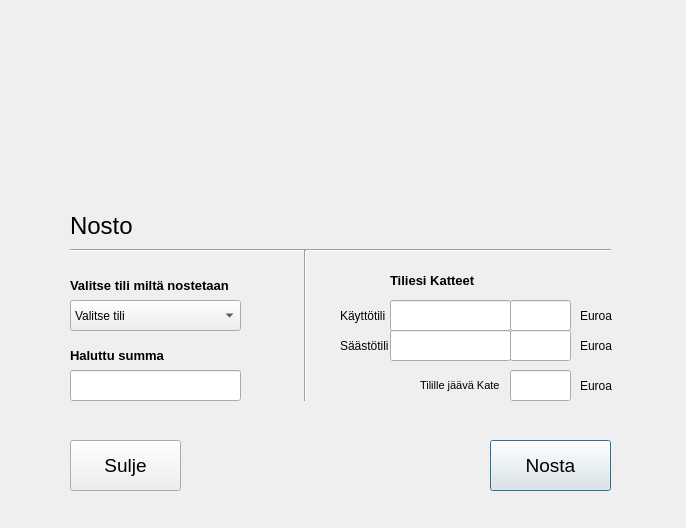
<?xml version="1.0" encoding="UTF-8"?>
<ui version="4.0">
 <class>DialogUI</class>
 <widget class="QDialog" name="DialogUI">
  <property name="geometry">
   <rect>
    <x>0</x>
    <y>0</y>
    <width>686</width>
    <height>528</height>
   </rect>
  </property>
  <property name="windowTitle">
   <string>Dialog</string>
  </property>
  <widget class="QLineEdit" name="lineEditVAlitseSUmma">
   <property name="geometry">
    <rect>
     <x>70</x>
     <y>370</y>
     <width>171</width>
     <height>31</height>
    </rect>
   </property>
   <property name="font">
    <font>
     <pointsize>14</pointsize>
    </font>
   </property>
  </widget>
  <widget class="QLabel" name="labelUUSIKATE">
   <property name="geometry">
    <rect>
     <x>420</x>
     <y>370</y>
     <width>91</width>
     <height>31</height>
    </rect>
   </property>
   <property name="font">
    <font>
     <pointsize>8</pointsize>
    </font>
   </property>
   <property name="text">
    <string>Tilille jäävä Kate</string>
   </property>
  </widget>
  <widget class="QPushButton" name="NAPPIJOU">
   <property name="geometry">
    <rect>
     <x>490</x>
     <y>440</y>
     <width>121</width>
     <height>51</height>
    </rect>
   </property>
   <property name="font">
    <font>
     <pointsize>14</pointsize>
    </font>
   </property>
   <property name="text">
    <string>Nosta</string>
   </property>
  </widget>
  <widget class="QLabel" name="labelHALUTTUSUMMA">
   <property name="geometry">
    <rect>
     <x>70</x>
     <y>340</y>
     <width>161</width>
     <height>31</height>
    </rect>
   </property>
   <property name="font">
    <font>
     <pointsize>10</pointsize>
     <weight>75</weight>
     <bold>true</bold>
    </font>
   </property>
   <property name="text">
    <string>Haluttu summa</string>
   </property>
  </widget>
  <widget class="QLabel" name="label_2TILILTA">
   <property name="geometry">
    <rect>
     <x>70</x>
     <y>270</y>
     <width>211</width>
     <height>31</height>
    </rect>
   </property>
   <property name="font">
    <font>
     <pointsize>10</pointsize>
     <weight>75</weight>
     <bold>true</bold>
    </font>
   </property>
   <property name="text">
    <string>Valitse tili miltä nostetaan</string>
   </property>
  </widget>
  <widget class="QLineEdit" name="lineEditKATE">
   <property name="geometry">
    <rect>
     <x>510</x>
     <y>300</y>
     <width>61</width>
     <height>31</height>
    </rect>
   </property>
   <property name="frame">
    <bool>true</bool>
   </property>
  </widget>
  <widget class="QLineEdit" name="lineEditUusiKate">
   <property name="geometry">
    <rect>
     <x>510</x>
     <y>370</y>
     <width>61</width>
     <height>31</height>
    </rect>
   </property>
  </widget>
  <widget class="QLabel" name="labelOTSIKKO">
   <property name="geometry">
    <rect>
     <x>70</x>
     <y>210</y>
     <width>181</width>
     <height>31</height>
    </rect>
   </property>
   <property name="font">
    <font>
     <pointsize>18</pointsize>
    </font>
   </property>
   <property name="text">
    <string>Nosto</string>
   </property>
  </widget>
  <widget class="QPushButton" name="pushButtonPOISTU">
   <property name="geometry">
    <rect>
     <x>70</x>
     <y>440</y>
     <width>111</width>
     <height>51</height>
    </rect>
   </property>
   <property name="font">
    <font>
     <pointsize>14</pointsize>
    </font>
   </property>
   <property name="text">
    <string>Sulje</string>
   </property>
  </widget>
  <widget class="QLabel" name="labelTILIESIKATTEET">
   <property name="geometry">
    <rect>
     <x>390</x>
     <y>260</y>
     <width>191</width>
     <height>41</height>
    </rect>
   </property>
   <property name="font">
    <font>
     <pointsize>10</pointsize>
     <weight>75</weight>
     <bold>true</bold>
    </font>
   </property>
   <property name="text">
    <string>Tiliesi Katteet</string>
   </property>
  </widget>
  <widget class="QLineEdit" name="lineEditKATE2">
   <property name="geometry">
    <rect>
     <x>510</x>
     <y>330</y>
     <width>61</width>
     <height>31</height>
    </rect>
   </property>
  </widget>
  <widget class="QLabel" name="labelEUROA">
   <property name="geometry">
    <rect>
     <x>580</x>
     <y>300</y>
     <width>71</width>
     <height>31</height>
    </rect>
   </property>
   <property name="text">
    <string>Euroa</string>
   </property>
  </widget>
  <widget class="QLabel" name="labelEUROA2">
   <property name="geometry">
    <rect>
     <x>580</x>
     <y>330</y>
     <width>71</width>
     <height>31</height>
    </rect>
   </property>
   <property name="text">
    <string>Euroa</string>
   </property>
  </widget>
  <widget class="QComboBox" name="comboBoxTilinValinta">
   <property name="geometry">
    <rect>
     <x>70</x>
     <y>300</y>
     <width>171</width>
     <height>31</height>
    </rect>
   </property>
   <item>
    <property name="text">
     <string>Valitse tili</string>
    </property>
   </item>
   <item>
    <property name="text">
     <string>Tili 1 'FI1234567891234567'</string>
    </property>
   </item>
   <item>
    <property name="text">
     <string>Tili 2 'FI9988776655443322'</string>
    </property>
   </item>
  </widget>
  <widget class="QLineEdit" name="lineEditTiliNumero2">
   <property name="geometry">
    <rect>
     <x>390</x>
     <y>330</y>
     <width>121</width>
     <height>31</height>
    </rect>
   </property>
  </widget>
  <widget class="QLineEdit" name="lineEdittiliNumero1">
   <property name="geometry">
    <rect>
     <x>390</x>
     <y>300</y>
     <width>121</width>
     <height>31</height>
    </rect>
   </property>
  </widget>
  <widget class="Line" name="lineHORIZONTLINE">
   <property name="geometry">
    <rect>
     <x>70</x>
     <y>240</y>
     <width>541</width>
     <height>20</height>
    </rect>
   </property>
   <property name="orientation">
    <enum>Qt::Horizontal</enum>
   </property>
  </widget>
  <widget class="QLabel" name="labelEUROA3">
   <property name="geometry">
    <rect>
     <x>580</x>
     <y>370</y>
     <width>71</width>
     <height>31</height>
    </rect>
   </property>
   <property name="text">
    <string>Euroa</string>
   </property>
  </widget>
  <widget class="QLabel" name="labelKAYTTOTILI">
   <property name="geometry">
    <rect>
     <x>340</x>
     <y>300</y>
     <width>55</width>
     <height>31</height>
    </rect>
   </property>
   <property name="text">
    <string>Käyttötili</string>
   </property>
  </widget>
  <widget class="QLabel" name="labelSAASTOTILI">
   <property name="geometry">
    <rect>
     <x>340</x>
     <y>330</y>
     <width>55</width>
     <height>31</height>
    </rect>
   </property>
   <property name="text">
    <string>Säästötili</string>
   </property>
  </widget>
  <widget class="Line" name="line">
   <property name="geometry">
    <rect>
     <x>290</x>
     <y>250</y>
     <width>31</width>
     <height>151</height>
    </rect>
   </property>
   <property name="orientation">
    <enum>Qt::Vertical</enum>
   </property>
  </widget>
  <widget class="QLabel" name="labelKuva">
   <property name="geometry">
    <rect>
     <x>180</x>
     <y>30</y>
     <width>321</width>
     <height>181</height>
    </rect>
   </property>
   <property name="text">
    <string/>
   </property>
   <property name="pixmap">
    <pixmap resource="resources.qrc">:/new/prefix1/Pictures/BankSimulLogo.png</pixmap>
   </property>
   <property name="scaledContents">
    <bool>true</bool>
   </property>
  </widget>
 </widget>
 <resources>
  <include location="resources.qrc"/>
 </resources>
 <connections/>
</ui>
